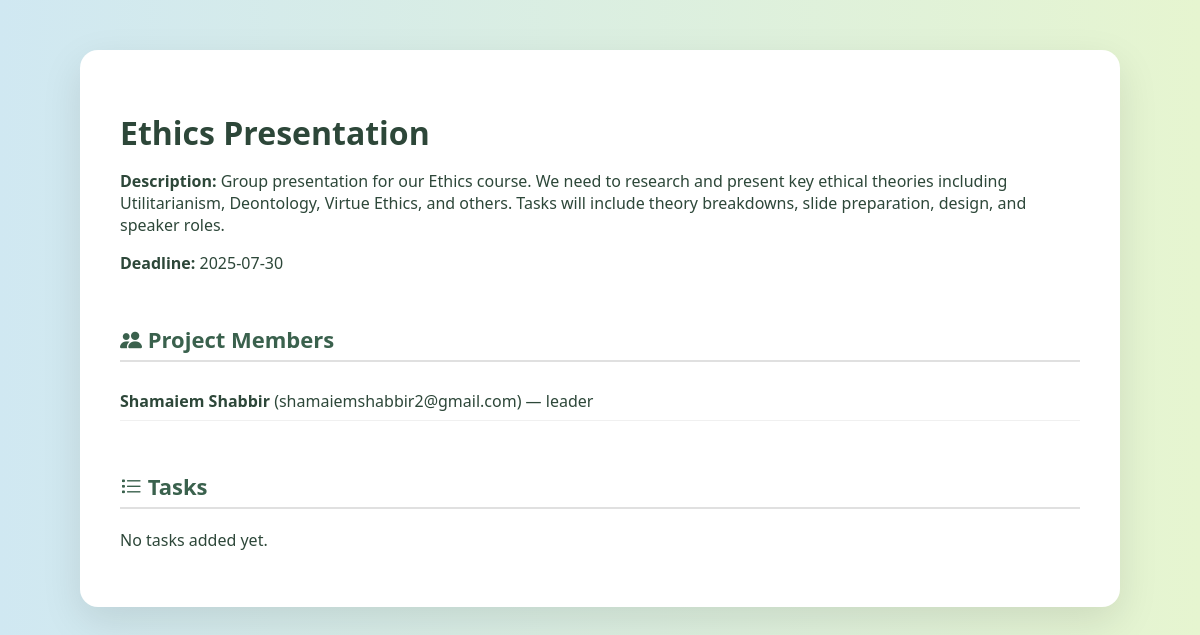
Page /project/1 (signed in) on the committed database.
### tables this page shows
CREATE TABLE projects (
    id INTEGER PRIMARY KEY AUTOINCREMENT,
    title TEXT NOT NULL,
    description TEXT,
    deadline DATE,
    created_by INTEGER,
    created_at TIMESTAMP DEFAULT CURRENT_TIMESTAMP,
    FOREIGN KEY (created_by) REFERENCES users(id)
);

CREATE TABLE project_members (
    id INTEGER PRIMARY KEY AUTOINCREMENT,
    project_id INTEGER,
    user_id INTEGER,
    role TEXT CHECK(role IN ('leader', 'member')) DEFAULT 'member',
    FOREIGN KEY (project_id) REFERENCES projects(id),
    FOREIGN KEY (user_id) REFERENCES users(id)
);

CREATE TABLE users (
        id INTEGER PRIMARY KEY AUTOINCREMENT,
        name TEXT NOT NULL,
        email TEXT NOT NULL UNIQUE,
        password TEXT NOT NULL,
        created_at TIMESTAMP DEFAULT CURRENT_TIMESTAMP
    );

### app.py (the view, shortened to what this page needs)
@app.route('/project/<int:project_id>', methods=['GET', 'POST'])
def project_details(project_id):
    if 'user_id' not in session:
        return redirect('/login')
    conn = get_db_connection()
    conn.row_factory = sqlite3.Row
    c = conn.cursor()
    user_id = session['user_id']
    c.execute("SELECT * FROM projects WHERE id = ?", (project_id,))
    project = c.fetchone()
    c.execute("SELECT role FROM project_members WHERE project_id = ? AND user_id = ?", (project_id, user_id))
    role = c.fetchone()
    is_leader = role and role['role'] == 'leader'
    c.execute("""
        SELECT u.id, u.name, u.email, pm.role
        FROM project_members pm
        JOIN users u ON pm.user_id = u.id
        WHERE pm.project_id = ?
    """, (project_id,))
    members = c.fetchall()
    c.execute("""
    SELECT t.id, t.title, t.description, t.status, t.assigned_to, u.name as assignee_name
    FROM tasks t
    JOIN users u ON t.assigned_to = u.id
    WHERE t.project_id = ?
""", (project_id,))
    tasks = c.fetchall()
    conn.close()
    return render_template('project_details.html',
                           project=project,
                           members=members,
                           tasks=tasks,
                           is_leader=is_leader)

### app.py (called while the page is built)
def get_db_connection():
    conn = sqlite3.connect('data.db')
    conn.row_factory = sqlite3.Row
    return conn

### templates/project_details.html (shortened to what this page needs)
<!DOCTYPE html>
<html>
<head>
  <link rel="stylesheet" href="https://cdn.jsdelivr.net/npm/bootstrap-icons@1.10.5/font/bootstrap-icons.css">
</head>
<body>
  <div class="container">
    <h1>{{ project['title'] }}</h1>
    <p><strong>Description:</strong> {{ project['description'] }}</p>
    <p><strong>Deadline:</strong> {{ project['deadline'] }}</p>
    <div class="section">
      <h3><i class="bi bi-people-fill"></i> Project Members</h3>
      <ul>
        {% for m in members %}
          <li><strong>{{ m['name'] }}</strong> ({{ m['email'] }}) — {{ m['role'] }}</li>
        {% endfor %}
      </ul>
    </div>
    <div class="section">
      <h3><i class="bi bi-list-task"></i> Tasks</h3>
      {% if tasks %}
        {% for task in tasks %}
          <div class="task-card"
               style="border-left-color:
                 {% if task['status'] == 'not started' %}#999
                 {% elif task['status'] == 'in progress' %}#ffb400
                 {% elif task['status'] == 'completed' %}#28a745
                 {% else %}#ccc{% endif %};">
            <h4 style="margin: 0 0 8px;">{{ task['title'] }}</h4>
            <p style="margin: 0 0 8px;">{{ task['description'] }}</p>
            <p style="font-size: 14px; color: #555;">
              <i class="bi bi-person-circle"></i> Assigned to: <strong>{{ task['assignee_name'] }}</strong><br>
              <i class="bi bi-info-circle"></i> Status:
              {% if task['assigned_to']|int == session['user_id']|int %}
                <form method="POST" action="/update_task_status/{{ task['id'] }}" style="display: inline;">
                  <select name="status" onchange="this.form.submit()" style="padding: 4px 8px;">
                    <option value="not started" {% if task['status'] == 'not started' %}selected{% endif %}>Not Started</option>
                    <option value="in progress" {% if task['status'] == 'in progress' %}selected{% endif %}>In Progress</option>
                    <option value="completed" {% if task['status'] == 'completed' %}selected{% endif %}>Completed</option>
                  </select>
                </form>
              {% else %}
                <em>{{ task['status']|capitalize }}</em>
              {% endif %}
            </p>
            {% if is_leader %}
              <div style="position: absolute; top: 15px; right: 15px; display: flex; gap: 10px;">
                <a href="/edit_task/{{ task['id'] }}?project_id={{ project['id'] }}"
                   class="btn-sm btn-outline-primary" title="Edit Task">
                  <i class="bi bi-pencil-fill"></i>
                </a>
                <form method="POST" action="/delete_task/{{ task['id'] }}" style="display: inline;">
                  <input type="hidden" name="project_id" value="{{ project['id'] }}">
                  <button type="submit" class="btn-sm btn-outline-danger" title="Delete Task">
                    <i class="bi bi-trash3-fill"></i>
                  </button>
                </form>
              </div>
            {% endif %}
          </div>
        {% endfor %}
      {% else %}
        <p>No tasks added yet.</p>
      {% endif %}
    </div>
  </div>
</body>
</html>

### templates/project_details.html (style rules this page uses)
body { font-family: 'Segoe UI', sans-serif; background: linear-gradient(to right, #d0e8f2, #e6f5d0); margin: 0; padding: 50px 20px; color: #2d4739; }
.container { background: white; max-width: 960px; margin: auto; padding: 40px; border-radius: 18px; box-shadow: 0 14px 40px rgba(0, 0, 0, 0.1); }
h1 { font-size: 32px; font-weight: bold; margin-bottom: 10px; color: #2d4739; }
.section { margin-top: 50px; }
.section h3 { margin-bottom: 20px; font-size: 22px; color: #3a614d; border-bottom: 2px solid #e0e0e0; padding-bottom: 6px; }
ul { list-style: none; padding-left: 0; }
ul li { padding: 8px 0; border-bottom: 1px solid #f0f0f0; }

### rows in the picture
projects: title "Ethics Presentation", description "Group presentation for our Ethics course. We need to research and present key ethical theories including Utilitarianism, Deontology, Virtue Ethics, and others. Tasks will include theory breakdowns, slide preparation, design, and speaker roles.", deadline "2025-07-30"
project_members: name "Shamaiem Shabbir", email "shamaiemshabbir2@gmail.com", role "leader"
